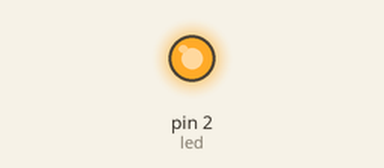
A sketch run on a simulated Arduino Uno, built with avr-gcc and run on an emulated ATmega328P. Shown: output pins drawn as LEDs (lit = HIGH).

Above: at 0.5 s.
At 8.7 s:
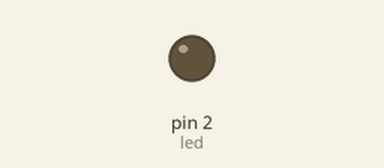
Timing chart, 0 to 12.0 s (numbered marks = the images above):
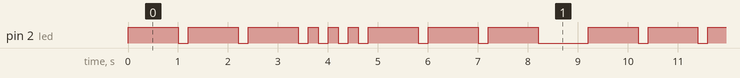

Measured:
- by itself, pin 2 (led): repeats every 9.2 s: 2 × (LOW 0.20 s, HIGH 1.0 s), 3 × (LOW 0.20 s, HIGH 0.20 s), 3 × (LOW 0.20 s, HIGH 1.0 s), LOW 1.0 s, HIGH 1.0 s
- by itself, everything shown: repeats every 9.2 s, in 18 steps

The sketch:

morse_code_SOS-for_Schleife.ino
```cpp
/*
 * Sendet den Morsecode für SOS
 * In diesem Beispiel werden for-Schleifen benutzt.
 */

int led = 2;
int kurz = 200;
int lang = 1000;
int pause = 200;

void setup() {
  pinMode(led, OUTPUT);
}

void loop() {
  for(int i=0; i<3; i++) {    //Lang-Block
    digitalWrite(led, HIGH);
    delay(lang);
    digitalWrite(led, LOW);
    delay(pause);
  }
  for(int i=0; i<3; i++) {    //Kurz-Block
    digitalWrite(led, HIGH);
    delay(kurz);
    digitalWrite(led, LOW);
    delay(pause);
  }
  for(int i=0; i<3; i++) {    //Lang-Block
    digitalWrite(led, HIGH);
    delay(lang);
    digitalWrite(led, LOW);
    delay(pause);
  }
  delay(4*pause);
}
```
